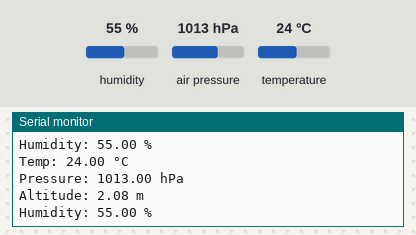
The sketch below on a simulated Arduino Uno, built with avr-gcc and run on an emulated ATmega328P. Parts: the last lines printed to the serial monitor. The test bench sets the inputs (shaded band); at power-on: humidity 55 %, air pressure 1013 hPa, temperature 24 °C.

Above: at 1.2 s.
1.3 s: humidity set to 22 %
At 2.6 s:
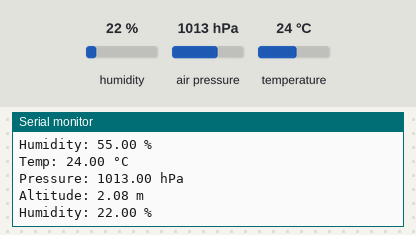
2.8 s: air pressure set to 952 hPa
At 3.9 s:
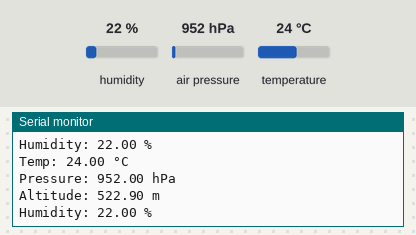

The sketch:

Fog_detector_arduino.ino
```cpp
//CODE FOR ARDUINO

#include <Wire.h>
#include <SPI.h>
#include <Adafruit_Sensor.h>
#include <Adafruit_BME280.h>

#define BME_SCK 13
#define BME_MISO 12
#define BME_MOSI 11
#define BME_CS 10
#define SEALEVELPRESSURE_HPA (1013.25)

Adafruit_BME280 bme;
unsigned long delayTime;

void setup() {
    Serial.begin(9600);
    while(!Serial);
    Serial.println(F("BME280 starting..."));

    unsigned status;
    status = bme.begin();
    if (!status) {
        Serial.println("Could not find a valid BME280 sensor, check wiring, address, sensor ID!");
        Serial.print("SensorID was: 0x"); Serial.println(bme.sensorID(),16);
        Serial.print("        ID of 0xFF probably means a bad address, a BMP 180 or BMP 085\n");
        Serial.print("   ID of 0x56-0x58 represents a BMP 280,\n");
        Serial.print("        ID of 0x60 represents a BME 280.\n");
        Serial.print("        ID of 0x61 represents a BME 680.\n");
        while (1) delay(10);
    }

    delayTime = 1000;
    Serial.println(F("BME280 ready!"));
    Serial.println();
}

void loop() {
    sendValues();
    delay(delayTime);
}

void sendValues() {
    float temperature = bme.readTemperature();
    float pressure    = bme.readPressure() / 100.0F;
    float altitude    = bme.readAltitude(SEALEVELPRESSURE_HPA);
    float humidity    = bme.readHumidity();


    Serial.print("Temp: ");      Serial.print(temperature); Serial.println(" °C");
    Serial.print("Pressure: ");  Serial.print(pressure);    Serial.println(" hPa");
    Serial.print("Altitude: ");  Serial.print(altitude);    Serial.println(" m");
    Serial.print("Humidity: ");  Serial.print(humidity);    Serial.println(" %");
    Serial.println();
}
```

Measured:
- after the input at 1.3 s, the serial monitor: prints a new line after 0.84 s (image 1)
- after the input at 2.8 s, the serial monitor: prints a new line after 0.31 s (image 2)
